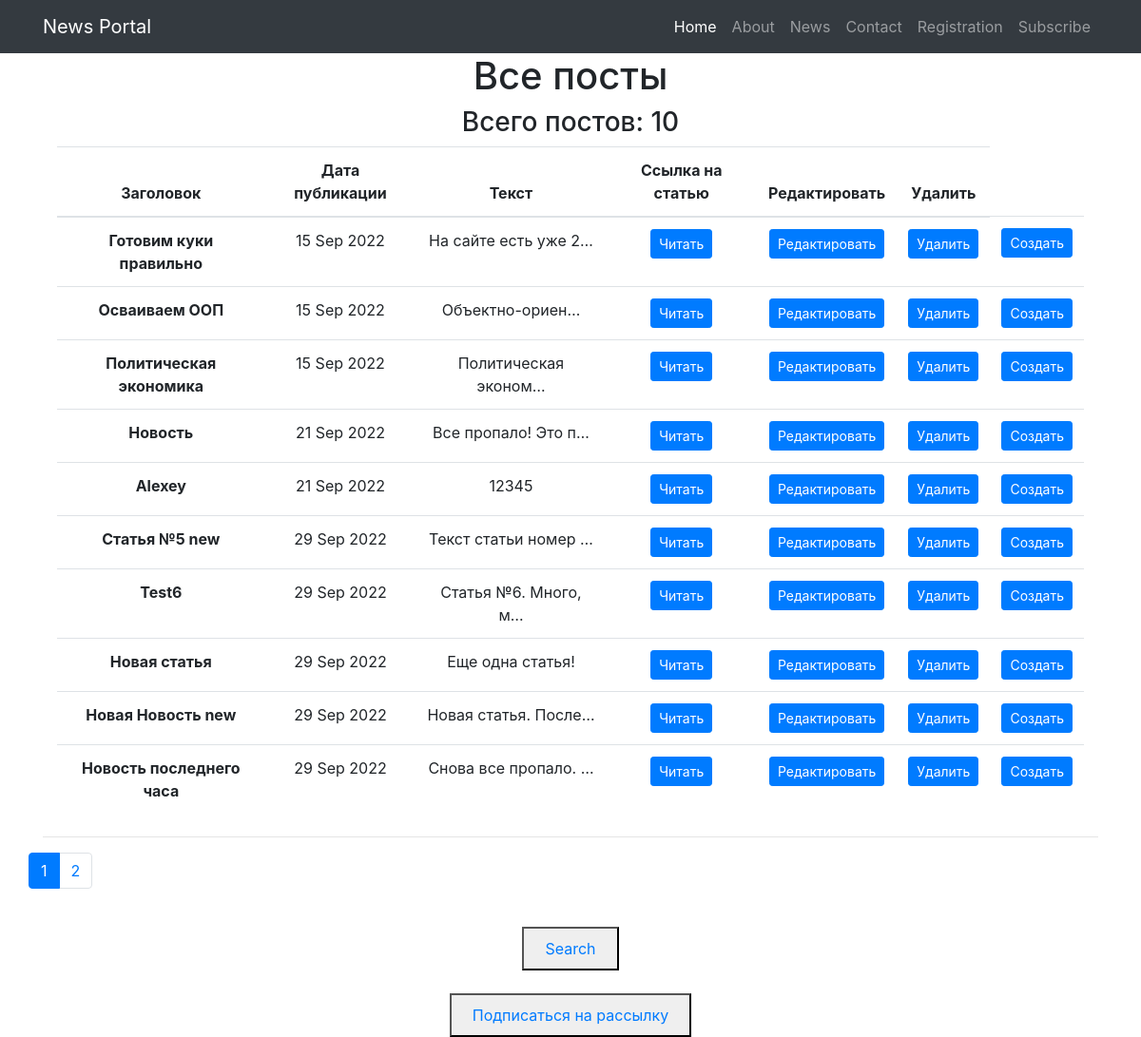
Page /post/ on the committed database.
### news_portal_app/models.py (models this page shows, shortened)
class Post(models.Model):
    news = 'NE'
    artikle = 'AR'
    TYPE = [
        (news, 'Новость'),
        (artikle, 'Статья'),
    ]
    author = models.ForeignKey(Author, on_delete=models.CASCADE)
    type = models.CharField(max_length=2, choices=TYPE, default=artikle)
    time = models.DateTimeField(auto_now_add=True)
    category = models.ManyToManyField(Category, through='PostCategory')
    title = models.CharField(max_length=128)
    text = models.TextField()
    rating = models.IntegerField(default=0)

### news_portal_app/views.py (the view)
# urls.py: path('', PostsList.as_view(), name='posts_list'),
class PostsList(ListView):
    paginate_by = 10
    model = Post
    ordering = 'time'
    template_name = 'news.html'
    context_object_name = 'news'
    def get_context_data(self, **kwargs):
        context = super().get_context_data(**kwargs)
        context['time_now'] = datetime.utcnow()
        context['news_list'] = Post.objects.all()
        context['filter'] = PostFilter(self.request.GET, queryset=self.get_queryset())
        return context

### news_portal_app/templatetags/custom_tags.py (called while the page is built)
@register.simple_tag(takes_context=True)
def url_replace(context, **kwargs):
    request_data = context['request'].GET.copy()
    for param, value in kwargs.items():
        request_data[param] = value
    return request_data.urlencode()

### templates/news.html (shortened to what this page needs)
{% extends 'flatpages/default.html' %}
{% load custom_filters %}
{% load custom_tags %}
{% block content %}
<div class="col-lg-12 text-center">
    <h1>Все посты</h1>
    <h3>Всего постов: {{ news|length }}</h3>
    <table class="table">
        <thead>
        <tr>
            <th scope="col">Заголовок</th>
            <th scope="col">Дата публикации</th>
            <th scope="col">Текст</th>
            <th scope="col">Ссылка на статью</th>
            <th scope="col">Редактировать</th>
            <th scope="col">Удалить</th>
        </tr>
        </thead>
        <tbody>
        {% for post in news %}
        <tr>
            <th scope="row">{{ post.title }}</th>
            <td>{{ post.time | date:'d M Y' }}</td>
            <td>{{ post.text | truncatechars:20 }}</td>
            <td><a class="btn btn-primary btn-sm" href="/news/{{ post.pk }}">Читать</a></td>
            <td><a class="btn btn-primary btn-sm" href="/news/news/{{ post.pk }}/edit/">Редактировать</a></td>
            <td><a class="btn btn-primary btn-sm" href="/news/news/{{ post.pk }}/delete/">Удалить</a></td>
            <td><a class="btn btn-primary btn-sm" href="/news/news/create/">Создать</a></td>
        </tr>
        {% endfor %}
        </tbody>
    </table>
</div>
<hr class="mt-4">
<div class="row">
    <nav aria-label="Page navigation example">
        <ul class="pagination justify-content-center">
            <li class="page-item active" aria-current="page"><a class="page-link" href="#">{{ page_obj.number }}</a></li>
            {% if page_obj.has_next %}
                <li class="page-item"><a class="page-link" href="?{% url_replace page=page_obj.next_page_number %}">{{ page_obj.next_page_number }}</a></li>
                {% endif %}
        </ul>
    </nav>
</div>
<br>
<button> <a class="nav-link" href="/search/">Search</a> </button>
<br>
<br>
<button> <a class="nav-link" href="/news/category/">Подписаться на рассылку</a> </button>
{% endblock content %}

### templates/flatpages/default.html (shortened to what this page needs)
{% load static %}
<!DOCTYPE html>
<html lang="en">
<head>
  <link href="{% static 'vendor/bootstrap/css/bootstrap.min.css' %}" rel="stylesheet">
</head>
<body>
  <nav class="navbar navbar-expand-lg navbar-dark bg-dark static-top">
    <div class="container">
      <a class="navbar-brand" href="/home/">News Portal</a>
      <div class="collapse navbar-collapse" id="navbarResponsive">
        <ul class="navbar-nav ml-auto">
          <li class="nav-item active">
            <a class="nav-link" href="/home/">Home
            </a>
          </li>
          <li class="nav-item">
            <a class="nav-link" href="/about/">About</a>
          </li>
          <li class="nav-item">
            <a class="nav-link" href="/news/">News</a>
          </li>
          <li class="nav-item">
            <a class="nav-link" href="/contacts/">Contact</a>
          </li>
          <li class="nav-item">
            <a class="nav-link" href="/registration/">Registration</a>
          </li>
          <li class="nav-item">
            <a class="nav-link" href="/news/category/">Subscribe</a>
          </li>
        </ul>
      </div>
    </div>
  </nav>
  <div class="container">
    <div class="row">
      <div class="col-lg-12 text-center">
       {% block content %}{% endblock content %}
      </div>
    </div>
  </div>
</body>
</html>

### rows in the picture
Post: title "Готовим куки правильно", time "15 Sep 2022", text "На сайте есть уже 2…"
Post: title "Осваиваем ООП", time "15 Sep 2022", text "Объектно-ориен…"
Post: title "Политическая экономика", time "15 Sep 2022", text "Политическая эконом…"
Post: title "Новость", time "21 Sep 2022", text "Все пропало! Это п…"
Post: title "Alexey", time "21 Sep 2022", text "12345"
Post: title "Статья №5 new", time "29 Sep 2022", text "Текст статьи номер …"
Post: title "Test6", time "29 Sep 2022", text "Статья №6. Много, м…"
Post: title "Новая статья", time "29 Sep 2022", text "Еще одна статья!"
Post: title "Новая Новость new", time "29 Sep 2022", text "Новая статья. После…"
Post: title "Новость последнего часа", time "29 Sep 2022", text "Снова все пропало. …"

### other values in the picture
{{ news|length }} "10"
{{ page_obj.number }} "1"
{{ page_obj.next_page_number }} "2"
